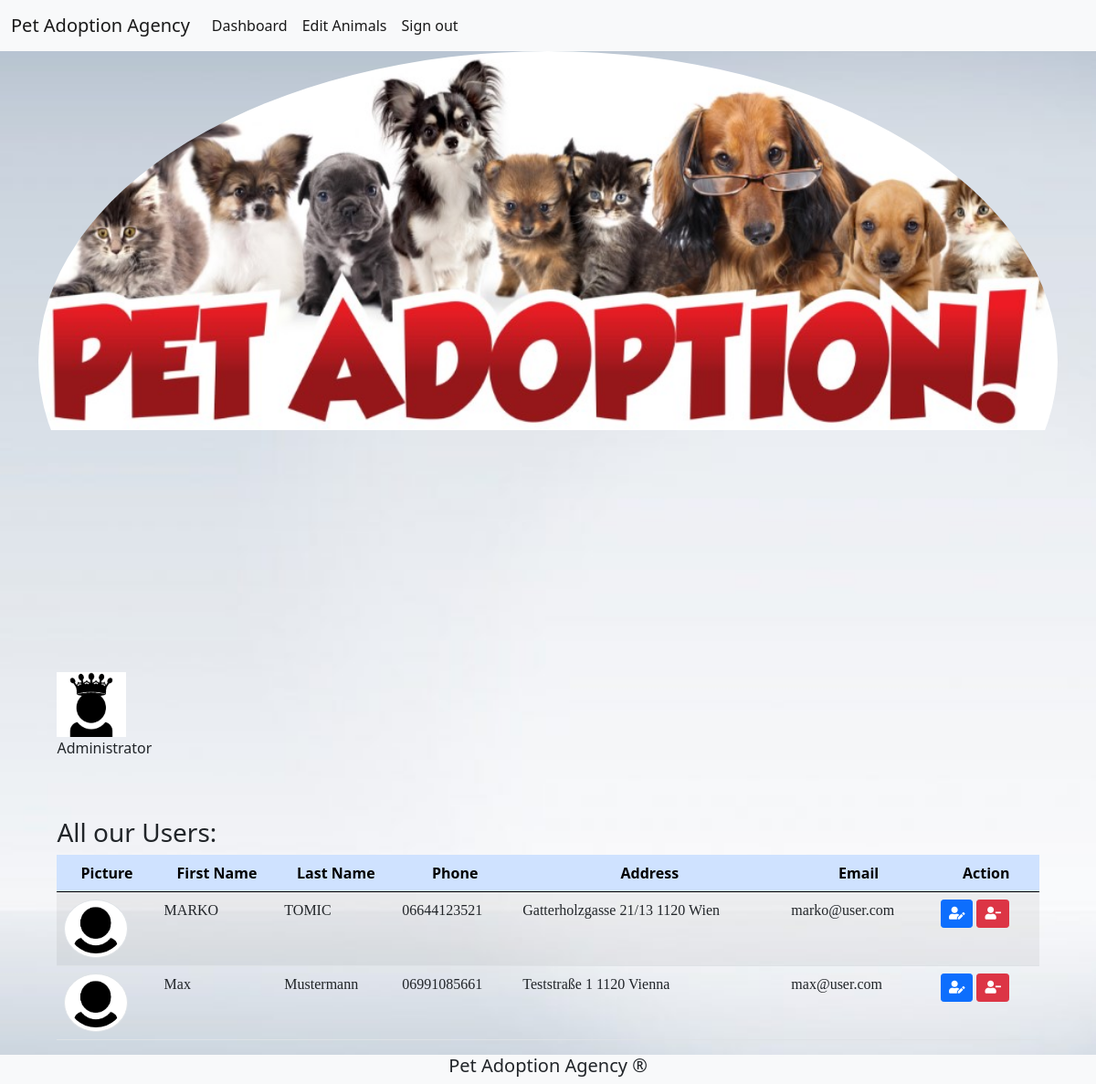
The page /dashboard.php (signed in) on the database its author committed.
### tables this page shows
CREATE TABLE `user` (
  `user_id` int(11) NOT NULL,
  `first_name` varchar(255) NOT NULL,
  `last_name` varchar(255) NOT NULL,
  `password` varchar(255) NOT NULL,
  `useraddress` varchar(255) NOT NULL,
  `email` varchar(255) NOT NULL,
  `picture` varchar(255) DEFAULT NULL,
  `phone` varchar(255) NOT NULL,
  `status` varchar(255) NOT NULL DEFAULT 'user'
);

### dashBoard.php (the view, shortened to what this page needs)
<?php
require_once 'components/db_connect.php';
$status = 'adm';
$sql = "SELECT * FROM user WHERE status != '$status'";
$result = mysqli_query($connect, $sql);
$tbody = '';
if ($result->num_rows > 0) {
    while ($row = $result->fetch_array(MYSQLI_ASSOC)) {
        $tbody .= "<tr>
            <td><img class='img-thumbnail rounded-circle' src='pictures/" . $row['picture'] . "' alt=" . $row['first_name'] . "></td>
            <td>" . $row['first_name'] . "</td>
            <td>" . $row['last_name'] . "</td>
            <td>" . $row['phone'] . "</td>
            <td>" . $row['useraddress'] . "</td>
            <td>" . $row['email'] . "</td>
            <td><a href='update.php?id=" . $row['user_id'] . "'><button class='btn btn-primary btn-sm' title='Edit User' type='button'><i class='fas fa-user-edit'></i></button></a>
            <a href='delete.php?id=" . $row['user_id'] . "'><button class='btn btn-danger btn-sm' title='Delete User' type='button'><i class='fas fa-user-minus'></i></button></a></td>
         </tr>";
    }
} else {
    $tbody = "<tr><td colspan='5'><center>No Data Available </center></td></tr>";
}
?>
<!DOCTYPE html>
<html lang="en">
<head>
    <link rel="stylesheet" href="style/style.css">
    <?php require_once 'components/boot.php'?>
</head>
<body>
<?php require_once 'components/navigation2.php'?>
<div class="container d-flex justify-content-center">
    <div class="row">
        <img class="userImage" src="pictures/admavatar.png" alt="Adm avatar">
        <p class="">Administrator</p>
        <div class="mt-5">
        <p class='h3'>All our Users:</p>
        <table class='table table-striped'>
            <thead class='table-primary'>
                <tr>
                    <th>Picture</th>
                    <th>First Name</th>
                    <th>Last Name</th>
                    <th>Phone</th>
                    <th>Address</th>
                    <th>Email</th>
                    <th>Action</th>
                </tr>
            </thead>
            <tbody>
            <?=$tbody?>
            </tbody>
        </table>
        </div>
    </div>
</div>
<footer>
        <?php include_once 'components/footer.php';?>
    </footer>
</body>
</html>

### components/boot.php (shortened to what this page needs)
<link rel="stylesheet" href="https://cdn.jsdelivr.net/npm/bootstrap@5.1.0/dist/css/bootstrap.min.css">
<link rel="stylesheet" href="https://cdnjs.cloudflare.com/ajax/libs/font-awesome/5.15.4/css/all.min.css" />

### components/navigation2.php (shortened to what this page needs)
<nav class="navbar navbar-expand-lg navbar-light bg-light">
<div class="container-fluid">
<a class="navbar-brand" href="home.php">Pet Adoption Agency</a>
  <div class="collapse navbar-collapse" id="navbarSupportedContent">
    <ul class="navbar-nav me-auto mb-2 mb-lg-0">
    <li class="nav-item">
        <a class="nav-link active" aria-current="page" href="dashBoard.php">Dashboard</a>
      </li>
      <li class="nav-item">
        <a class="nav-link active" aria-current="page" href="products/index.php">Edit Animals</a>
      </li>
      <li class="nav-item">
        <a class="nav-link active" aria-current="page" href="logout.php?logout">Sign out</a>
      </li>
  </div>
  </div>
</nav>
<div class="container">
  <div class="bgimg "></div>
</div>

### components/footer.php
<div class="d-flex  bg-light flex-column  align-items-center ">
    <a href="index.php" class="text-dark text-decoration-none"><h5>Pet Adoption Agency &#174;</h5></a>
</div>

### style/style.css (style rules this page uses)
tr { text-align: center; }
td, th { padding: 6px; border: 1px solid #ccc; text-align: left; }
td { font-family: "Segoe UI, sans-serif"; }
img { width: 150px; }
a:link, a:visited { text-decoration: none; }
.bgimg { background: url(../pictures/hero.jpg) no-repeat ; background-size:contain; height: 85vh; border-radius: 50%; }
.userImage { width: 100px; height: auto; }
body { background-image: url("../pictures/body.jpg"); background-repeat: no-repeat; background-size: cover; background-attachment: fixed; }
.img-thumbnail { width: 70px ; height: 70px ; }

### dashBoard.php (style rules this page uses)
.userImage { width: 100px; height: auto; }

### rows shown on the page
user: picture (picture), first_name "MARKO", last_name "TOMIC", phone "06644123521", useraddress "Gatterholzgasse 21/13 1120 Wien", email "marko@user.com"
user: picture (placeholder picture), first_name "Max", last_name "Mustermann", phone "06991085661", useraddress "Teststraße 1 1120 Vienna", email "max@user.com"
